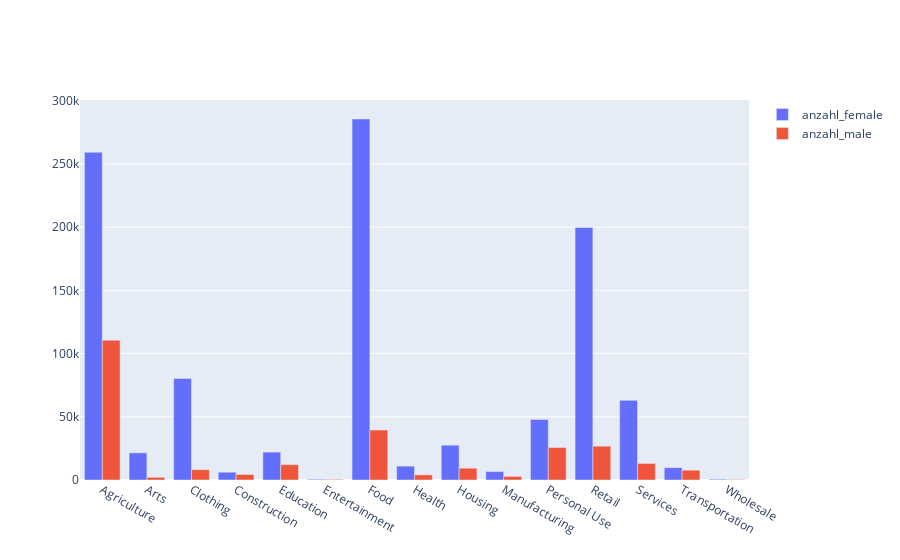

This figure's notebook cell:
### Code cell
fig_geschlecht = go.Figure()
fig_geschlecht.add_trace(go.Bar(x=df_anzahl_geschlecht.index,
                     y=df_anzahl_geschlecht["anzahl_female"],
                     name="anzahl_female"))
fig_geschlecht.add_trace(go.Bar(x=df_anzahl_geschlecht.index,
                     y=df_anzahl_geschlecht["anzahl_male"],
                     name="anzahl_male"))

fig_geschlecht.update_layout(
    xaxis = dict(
        tickmode = 'array',
        tickvals = df_anzahl_geschlecht.index
    )
)

### Figure 1 — Plotly figure (JSON) as saved in the notebook; plotly's stock layout.template omitted (floating-point values rounded to 4 significant figures)
{"data": [{"name": "anzahl_female", "type": "bar", "x": ["Agriculture", "Arts", "Clothing", "Construction", "Education", "Entertainment", "Food", "Health", "Housing", "Manufacturing", "Personal Use", "Retail", "Services", "Transportation", "Wholesale"], "y": [259228, 21497, 80353, 6158, 22056, 550, 285541, 10979, 27536, 6634, 47935, 199715, 63000, 9761, 605]}, {"name": "anzahl_male", "type": "bar", "x": ["Agriculture", "Arts", "Clothing", "Construction", "Education", "Entertainment", "Food", "Health", "Housing", "Manufacturing", "Personal Use", "Retail", "Services", "Transportation", "Wholesale"], "y": [110613, 2117, 8176, 4367, 12151, 465, 39542, 4053, 9346, 2846, 25703, 26747, 13102, 7790, 335]}], "layout": {"xaxis": {"tickmode": "array", "tickvals": ["Agriculture", "Arts", "Clothing", "Construction", "Education", "Entertainment", "Food", "Health", "Housing", "Manufacturing", "Personal Use", "Retail", "Services", "Transportation", "Wholesale"]}}}
